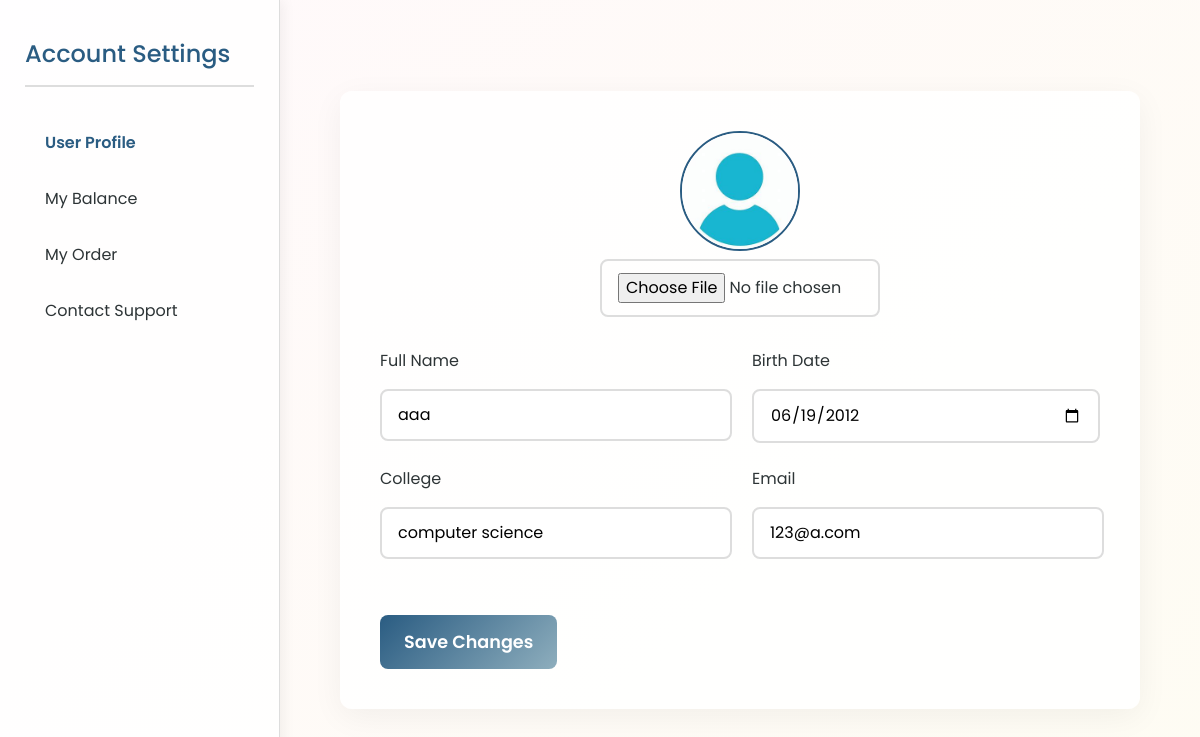
Page /account_setting/ (signed in) on the earlier database version.
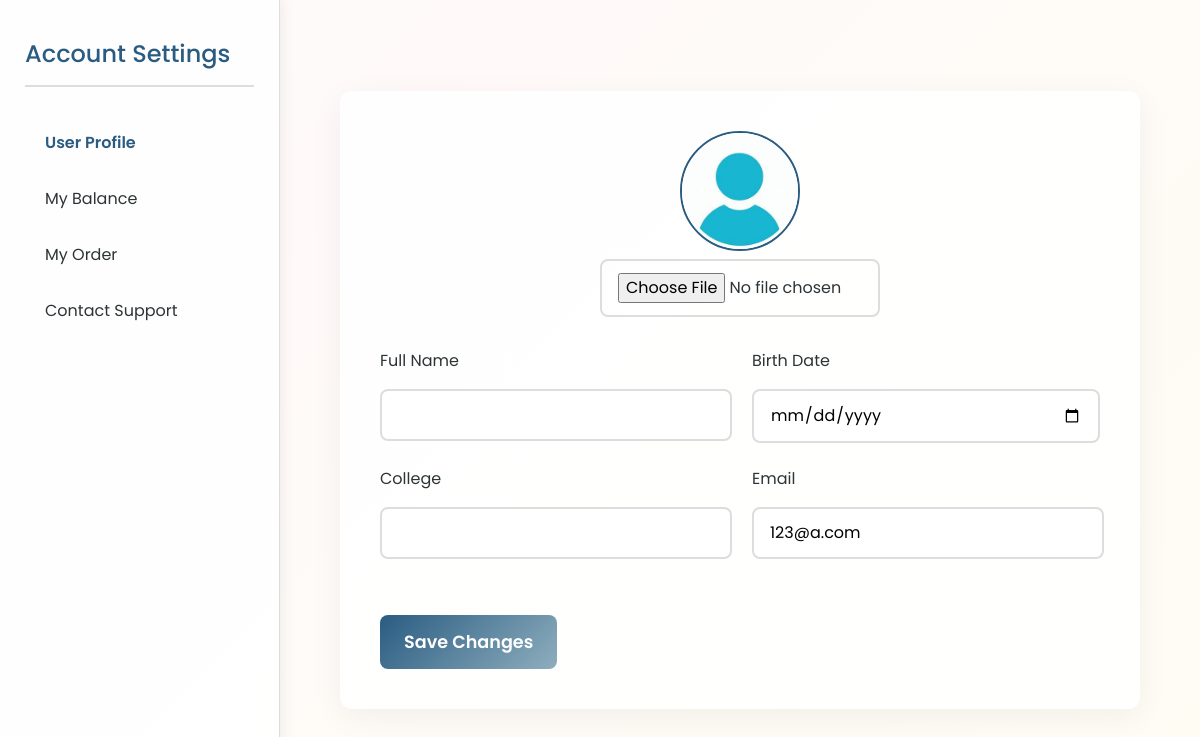
Same page on the later database version.
### pages/models.py (models this page shows, shortened)
class User(AbstractBaseUser):
    objects = UserManager()
    USERNAME_FIELD = 'username'
    class UserRole(models.IntegerChoices):
        CUSTOMER = 1, 'Customer'
        MANAGER = 10, 'Manager'
    username = models.CharField(max_length=20, unique=True)
    display_name = models.CharField(max_length=30)
    role = models.IntegerField(
        choices=UserRole.choices, default=UserRole.CUSTOMER)
    email = models.CharField(max_length=50, unique=True)
    birthday = models.DateField(null=True, blank=True)
    college = models.CharField(max_length=100, blank=True)
    balance = models.FloatField(null=True)

### pages/views.py (the view, shortened to what this page needs)
# urls.py: path("account_setting/",account_setting, name="account_setting"),
def account_setting(request):
    return render(request, "pages/account_setting.html")

### pages/templates/pages/account_setting.html (shortened to what this page needs)
<!DOCTYPE html>
<html lang="en">
{% load static %}
<head>
    <link href="https://stackpath.bootstrapcdn.com/bootstrap/4.5.2/css/bootstrap.min.css" rel="stylesheet">
    <link rel="stylesheet" href="https://cdnjs.cloudflare.com/ajax/libs/font-awesome/6.0.0/css/all.min.css">
</head>
<body>
    {% load static %}
    <div class="sidebar">
        <h2>Account Settings</h2>
        <div class="menu-item active" onclick="location.href='{% url 'account_setting' %}'">User Profile</div>
        <div class="menu-item" onclick="location.href='{% url 'balance' %}'">My Balance</div>
        <div class="menu-item" onclick="location.href='{% url 'order' %}'">My Order</div>
        <div class="menu-item" onclick="location.href='{% url 'support' %}'">Contact Support</div>
    </div>
    <div class="content">
        <form id="user-form" method="POST" enctype="multipart/form-data">
            <div class="user-info">
                <div class="avatar-upload">
                    <label for="avatar-upload">
                        <img id="avatar" class="avatar" src="{% static '/img/avatar.jpg' %}" alt="Your Avatar">
                    </label>
                    <input type="file" id="avatar-upload" accept="image/*" onchange="loadFile(event)">
                </div>
                <div class="form-grid">
                    <div class="input-group"><label>Full Name</label><input type="text" name="name" value="{{ user.display_name }}" required></div>
                    <div class="input-group"><label>Birth Date</label><input type="date" name="birthday" value="{{ user.birthday|date:'Y-m-d' }}"></div>
                    <div class="input-group"><label>College</label><input type="text" name="college" value="{{ user.college }}"></div>
                    <div class="input-group"><label>Email</label><input type="email" name="email" value="{{ user.email }}" required></div>
                </div>
                <button type="submit">Save Changes</button>
            </div>
        </form>
    </div>
</body>
</html>

Differences in the rows shown:
changed User "123@a.com": name "aaa" → (not shown); birthday "06/19/2012" → (not shown); college "computer science" → (not shown)
